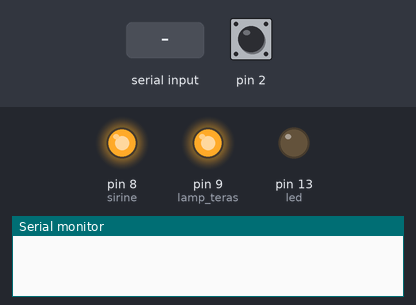
The sketch below on a simulated Arduino Uno, built with avr-gcc and run on an emulated ATmega328P. On the bench: output pins drawn as LEDs (lit = HIGH), the last lines printed to the serial monitor. Dashed ring = blinking. Inputs (shaded band) come from the test bench; at power-on: pin 2 HIGH.

Above: at 1.9 s.
2.0 s: "a\n" received over Serial
4.0 s: "jam\n" received over Serial
5.5 s: "set\n" received over Serial
At 6.8 s:
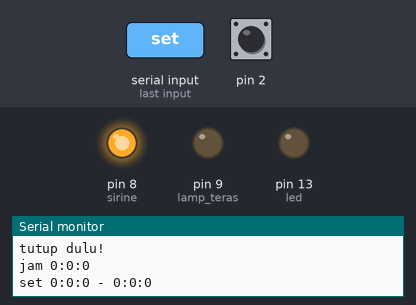
8.0 s: "a\n" received over Serial
At 9.5 s:
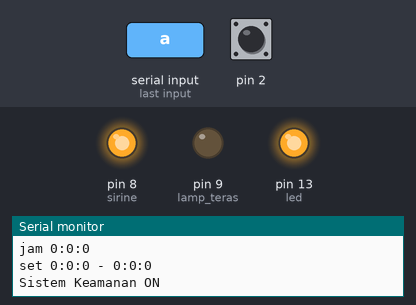
10.0 s: pin 2 pulled LOW for 3.2 s
At 11.8 s:
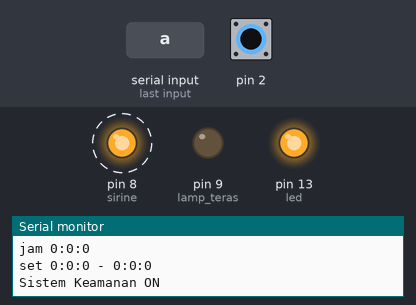
14.7 s: "set,45\n" received over Serial
At 18.4 s:
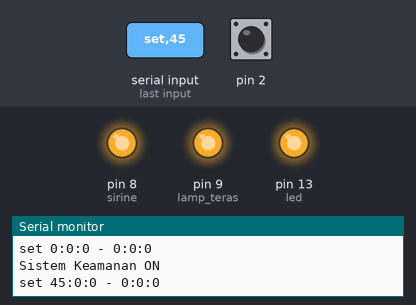
Timing chart, 0 to 18.7 s (numbered marks = the images above; inputs shaded):
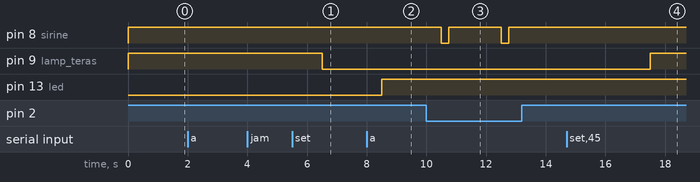

Measured:
- after the input at 5.5 s, pin 9 (lamp_teras): HIGH → LOW after 1.0 s
- after the input at 8.0 s, pin 13 (led): LOW → HIGH after 0.51 s
- after the input at 10.0 s, pin 8 (sirine): alternates HIGH for 1.8 s and LOW for 0.25 s, starting after 0.51 s
- after the input at 14.7 s, pin 9 (lamp_teras): LOW → HIGH after 2.8 s

The sketch:

AlaramRumah.ino
```cpp
char karakter;
String cmd;

int sirine = 8;
int led = 13;
int lamp_teras = 9;
int keamanan = 0;
int valsensorpintu;
int setjam = 0;
int setlampu = 0;

long int petang, subuh, pagi, pukul, jam, menit, detik, jam2, menit2, detik2;

void setup()
{
  Serial.begin(9600);
  pinMode(2, INPUT_PULLUP);
  pinMode(sirine, OUTPUT);
  pinMode(led, OUTPUT);
  pinMode(lamp_teras, OUTPUT);
  digitalWrite(sirine, HIGH); // sirine mati
  digitalWrite(lamp_teras, HIGH); //lampu mati
  digitalWrite(led, LOW);
}

void loop()
{
  delay(1000);

  while((setjam==0)||(setlampu==0))
  {
    if(Serial.available())
    {
      cekcmd();
    }
  }

  valsensorpintu = digitalRead(2);

  run_jam();
  cek_jam();
  cek_secure();

  while (Serial.available())
  {
    cekcmd();
  }

}

void cekcmd()
{

    karakter = (char)Serial.read();
    if(karakter != '\n')
    {
      cmd += karakter;
    }
    else
    {
      if(cmd=="a")
      {
        if(keamanan == 0)
        {
          if(valsensorpintu==LOW)
          {
            keamanan = 0;
            Serial.println("jendela terbuka!");
            delay(500);
            Serial.println("tutup dulu! ");
            delay(500);
            run_jam();
            //cek_jam();
            //cek_secure();
          }
          else
          {
            keamanan = 1;
            digitalWrite(led, HIGH);
            Serial.println("Sistem Keamanan ON");
            delay(1000);
            run_jam();
            //cek_jam();
            //cek_secure();
          }
        }
        else
        {
          keamanan = 0;
          digitalWrite(led, LOW);
          Serial.println("Sistem Keamanan OFF");
          delay(1000);
          run_jam();
          //cek_jam();
          //cek_secure();
        }
        cmd="";
      }
      else if(cmd.startsWith("jam"))
      {

        jam = cmd.substring(4,6).toInt();
        menit = cmd.substring(7).toInt();;
        detik = 0;
        pukul = second(jam,menit,detik);
        Serial.print("jam ");
        Serial.print(jam);
        Serial.print(":");
        Serial.print(menit);
        Serial.print(":");
        Serial.println(detik);
        delay(1000);
        setjam = 1;
        run_jam();
        //cek_jam();
        //cek_secure();
        cmd="";

      }
      else if(cmd.startsWith("set"))
      {

        jam = cmd.substring(4,6).toInt();
        menit = cmd.substring(7,9).toInt();;
        detik = 0;
        petang = second(jam,menit,detik);

        jam2 = cmd.substring(10,12).toInt();
        menit2 = cmd.substring(13).toInt();;
        detik2 = 0;
        pagi = second(jam2,menit2,detik2);
        subuh = pagi - second(1,15,0);

        Serial.print("set ");
        Serial.print(jam);
        Serial.print(":");
        Serial.print(menit);
        Serial.print(":");
        Serial.print(detik);
        Serial.print(" - ");
        Serial.print(jam2);
        Serial.print(":");
        Serial.print(menit2);
        Serial.print(":");
        Serial.println(detik2);
        delay(1000);
        setlampu = 1;
        run_jam();
        //cek_jam();
        //cek_secure();
        cmd="";

      }
      else if(cmd=="menu")
      {
        Serial.println("==|MENU PERINTAH|==");
        delay(200);
        Serial.println("? : Menampilkan Status");
        delay(200);
        Serial.println("a : Sistem Keamanan ON/OFF");
        delay(200);
        Serial.println("jam: cth: jam 23.10");
        delay(200);
        Serial.println("setlamp:cth: set 17.30-05.00");
        delay(200);
        run_jam();
        //cek_jam();
        //cek_secure();
        cmd="";
      }
      else if(cmd=="?")
      {
        Serial.println("==|STATUS|==");
        delay(250);

        Serial.print("Pintu/Jendela: ");
        if(valsensorpintu==HIGH)
        {
           Serial.println("Tertutup");
        }
        else
        {
          Serial.println("Terbuka");
        }
        delay(250);

        Serial.print("Sistem Keamanan: ");
        if(keamanan==1)
        {
           Serial.println("ON");
        }
        else
        {
          Serial.println("OFF");
        }
        delay(250);

        Serial.print("jam ");
        Serial.print(pukul/3600);
        Serial.print(":");
        Serial.print((pukul%3600)/60);
        Serial.print(":");
        Serial.println(((pukul%3600)%60));
        delay(250);

        run_jam();
        //cek_jam();
        //cek_secure();
        cmd="";
      }
      else
      {
        Serial.println("Maaf perintah salah");
        delay(500);
        Serial.println("ketik 'menu' untuk melihat perintah");
        delay(500);
        run_jam();
        //cek_jam();
        //cek_secure();
        cmd="";
      }
    }

}

void run_jam()
{
  if(pukul < second(23,59,59))
  {
    pukul++;
  }
  else
  {
    pukul = 0;
  }
}

void cek_jam()
{
  if( (pukul >= petang) || (pukul < pagi) )
  {
    digitalWrite(lamp_teras,LOW);
    //Serial.println("Lampu ON");
  }
  else
  {
    digitalWrite(lamp_teras,HIGH);
    //Serial.println("Lampu OFF");
  }

  if( (pukul == petang) || (pukul == pagi) )
  {
    digitalWrite(sirine, LOW);// sirine hidup
    delay(100);
    digitalWrite(sirine, HIGH);//sirine mati
    delay(900);
    run_jam();
    cek_jam();
    cek_secure();
  }

  if(pukul == subuh)
  {
    keamanan = 0;
    digitalWrite(led, LOW);
  }

  if((pukul == second(23,59,0))&&(valsensorpintu==HIGH))
  {
    keamanan = 1;
    digitalWrite(led, HIGH);
  }

}

void cek_secure()
{
  if((keamanan==1)&&(valsensorpintu==LOW))
  {
    digitalWrite(sirine, LOW);
    //Serial.println("Sirine ON");
    delay(250);
    digitalWrite(sirine, HIGH);
    //Serial.println("Sirine OFF");
    delay(750);
    run_jam();
    cek_jam();
  }
}

long int second( long int x, long int y, long int z)
{
  long int hasil;
  hasil = (x*3600)+(y*60)+z;
  return hasil;
}
```
